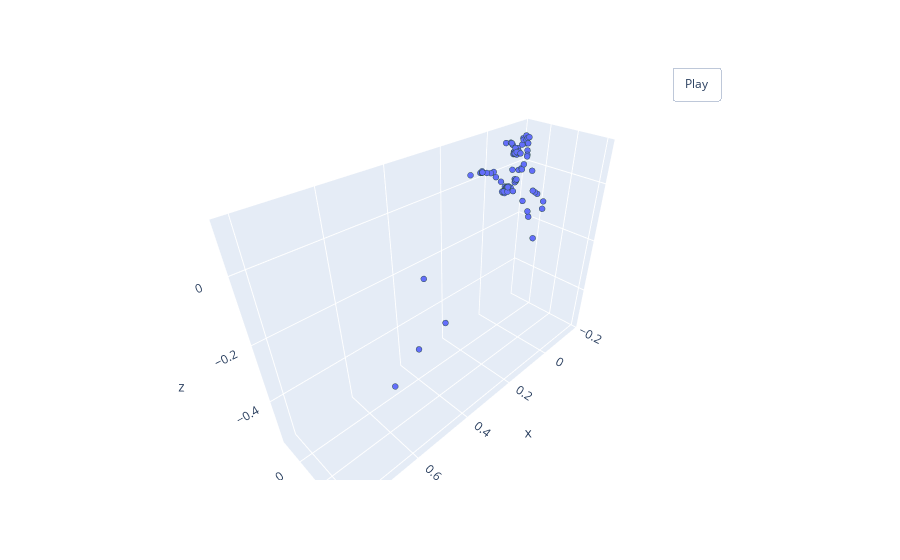

Notebook cell for this chart:
### Markdown cell above
__Семплирование точек:__ <br>
Пример с семплированием без весов:

### Code cell
sampled_point_cloud = PointSampler(100)(norm_pointcloud)
pcshow(*sampled_point_cloud.T)
